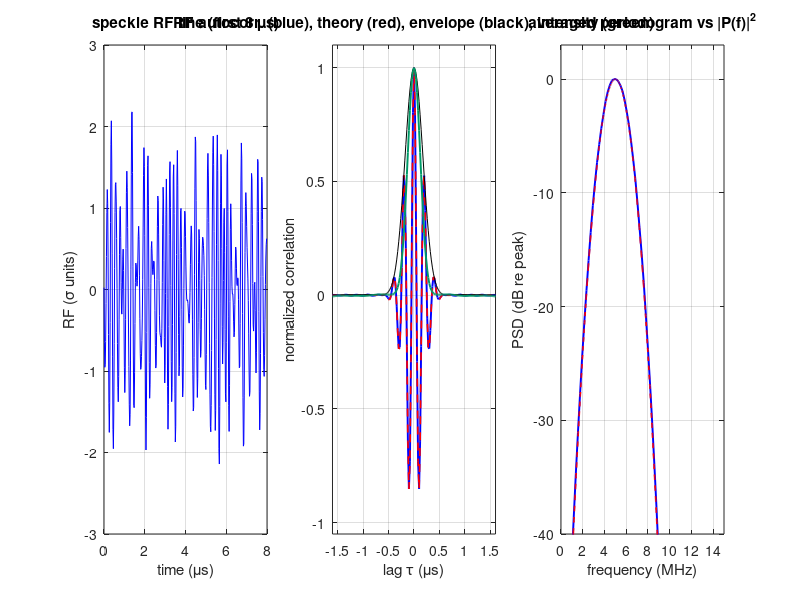

The MATLAB script that drew this image:
%% m07_speckle_autocorr_psd.m  --  Wiener-Khinchin, speckle correlation length and N_eff
% Purpose : simulate RF speckle lines as white scatterer reflectivity filtered by a
%           Gaussian pulse (f0 = 5 MHz, 60 % -6 dB bandwidth, fs = 50 MHz). Check that
%           (1) the periodogram is exactly the DFT of the biased autocorrelation
%           (Wiener-Khinchin for finite records), (2) the RF autocorrelation envelope has
%           FWHM 1.25/B and the intensity autocovariance FWHM 0.88/B, (3) the periodogram
%           does not get less noisy with a longer record, and (4) the effective number of
%           independent samples in a 5 mm window depends on the statistic: the speckle-cell
%           count T*B/1.25, the intensity mean T*B/0.94, the RF correlation coefficient
%           T*B/0.47.
% Change  : f0, frac_bw, win_mm (analysis window), rho (for the correlation estimate).
% Expect  : max |periodogram - DFT(R_biased)| ~ 1e-13 (relative); tau_FWHM*B = 1.25 (RF),
%           0.88 (intensity); axial cell 0.32 mm; periodogram std/mean ~ 1.0 for 256 and
%           4096 samples; N_eff for 5 mm = 15.6 (cells), ~21 (intensity mean, theory 20.8),
%           ~40 (rho_hat at rho = 0.9, theory 41.5), out of 325 samples.
% Base MATLAB only; runs in MATLAB R2019b+ and GNU Octave 8.
rng(1);

%% 1. Pulse spectrum and speckle lines
c0 = 1540;  fs = 50e6;  f0 = 5e6;  frac_bw = 0.6;     % m/s, Hz, Hz, -6 dB fractional bandwidth
B   = frac_bw * f0;                                   % -6 dB (amplitude) bandwidth (Hz)
sgt = sqrt(2*log(2)) / (pi*B);                        % Gaussian envelope std of the pulse (s)
Ns  = 8192;  Nl = 200;                                % samples per line, number of lines
f   = [0:Ns/2-1, -Ns/2:-1] * fs / Ns;                 % FFT frequency grid (Hz)
Pf  = exp(-2*pi^2*sgt^2*(f - f0).^2) + exp(-2*pi^2*sgt^2*(f + f0).^2);  % pulse spectrum (amplitude)
rfl = @(n) real(ifft(fft(randn(Ns, n)) .* Pf.'));     % n lines of white reflectivity * pulse (circular)
X   = rfl(Nl);  X = X / sqrt(mean(X(:).^2));          % Ns x Nl RF, unit power
fprintf('pulse sigma_t %.1f ns, B = %.2f MHz, 1/B = %.0f ns\n', 1e9*sgt, B/1e6, 1e9/B);

%% 2. Wiener-Khinchin for a finite record: periodogram = DFT of the biased autocorrelation
x   = X(1:1024, 1);  Nx = numel(x);
Rb  = zeros(2*Nx-1, 1);                               % biased R(k), k = -(Nx-1)..(Nx-1)
for k = 0:Nx-1
    Rb(Nx+k) = sum(x(1+k:Nx) .* x(1:Nx-k)) / Nx;  Rb(Nx-k) = Rb(Nx+k);
end
Lf  = 2*Nx - 1;  kk = (0:Lf-1).';
Sper = abs(fft(x, Lf)).^2 / Nx;                        % periodogram on a 2Nx-1 point grid
Swk  = real(exp(1i*2*pi*kk*(Nx-1)/Lf) .* fft(Rb));     % DFT of R(k), index shifted to k = -(Nx-1)
fprintf('max |periodogram - DFT(R_biased)| / max = %.1e\n', max(abs(Sper - Swk)) / max(Sper));

%% 3. Correlation lengths: RF envelope (1.25/B) and intensity (0.88/B)
Xf  = fft(X);  Xf(Ns/2+2:end, :) = 0;  Xf(2:Ns/2, :) = 2*Xf(2:Ns/2, :);
Z   = ifft(Xf);                                       % analytic signal (IQ at RF), Ns x Nl
Ra  = mean(ifft(abs(fft(Z, 2*Ns)).^2), 2);            % averaged complex autocorrelation (biased)
env = abs(Ra) / abs(Ra(1));                           % RF autocorrelation envelope vs lag
Ia  = abs(Z).^2;  Ia = Ia - mean(Ia(:));              % intensity fluctuation
RI  = mean(ifft(abs(fft(Ia, 2*Ns)).^2), 2);  RI = real(RI) / real(RI(1));
fwhm = @(r) 2 * interp1(r(find(r < 0.5, 1) + (-1:0)), (find(r < 0.5, 1) + (-1:0)) - 1, 0.5) / fs;  % s
tR = fwhm(env);  tI = fwhm(RI);
fprintf('RF  autocorrelation FWHM %.0f ns, x B = %.3f (theory 4*sqrt(2)*ln2/pi = %.3f)\n', 1e9*tR, tR*B, 4*sqrt(2)*log(2)/pi);
fprintf('intensity autocov.  FWHM %.0f ns, x B = %.3f (theory /sqrt(2) = %.3f)\n', 1e9*tI, tI*B, 4*log(2)/pi);
fprintf('axial speckle cell c*tau/2 = %.3f mm (RF), %.3f mm (intensity)\n', 1e3*c0*tR/2, 1e3*c0*tI/2);

%% 4. The periodogram does not converge: each bin is ~exponential, std/mean ~ 1
for Nw = [256 4096]
    P = abs(fft(X(1:Nw, :))).^2 / Nw;                  % Nw x Nl periodograms
    b = round([4.5 5 5.5] * 1e6 / fs * Nw) + 1;
    fprintf('periodogram, %4d samples: std/mean across lines at 4.5/5/5.5 MHz = %.2f %.2f %.2f\n', ...
        Nw, std(P(b, :), 0, 2) ./ mean(P(b, :), 2));
end

%% 5. Effective number of independent samples in a 5 mm window
win_mm = 5;  W = round(2*win_mm*1e-3/c0*fs);  T = W/fs;  % window: samples, duration (s)
nw = floor(Ns / W);
Iw = reshape(abs(Z(1:nw*W, :)).^2, W, []);            % intensity, one column per window
Neff_I = var(abs(Z(:)).^2) / var(mean(Iw, 1));          % sigma_I^2 / var(window mean)
rho = 0.9;  Nn = rfl(Nl);  Nn = Nn / sqrt(mean(Nn(:).^2));   % independent speckle, unit power
Y = rho*X + sqrt(1 - rho^2) * Nn;                     % second signal, correlation rho with X
Xw = reshape(X(1:nw*W, :), W, []);  Yw = reshape(Y(1:nw*W, :), W, []);
Xw = Xw - mean(Xw, 1);  Yw = Yw - mean(Yw, 1);
r  = sum(Xw .* Yw, 1) ./ sqrt(sum(Xw.^2, 1) .* sum(Yw.^2, 1));
Neff_r = ((1 - rho^2) / std(r))^2;                    % from std(rho_hat) = (1 - rho^2)/sqrt(N_eff)
fprintf('5 mm window = %d samples, T*B = %.2f\n', W, T*B);
fprintf('N_eff: speckle cells T/tau_FWHM %.1f | intensity mean %.1f (theory T/(sqrt(2pi) sigma_t) = %.1f) | rho_hat %.1f (theory 2T/(sqrt(2pi) sigma_t) = %.1f)\n', ...
    T*B/1.248, Neff_I, T/(sqrt(2*pi)*sgt), Neff_r, 2*T/(sqrt(2*pi)*sgt));
fprintf('std(rho_hat) at rho = %.1f: measured %.4f | from cells %.4f | from samples %.4f\n', ...
    rho, std(r), (1 - rho^2)/sqrt(T*B/1.248 - 1), (1 - rho^2)/sqrt(W - 1));

%% 6. Figures
figure('Position', [100 100 1100 380]);
subplot(1,3,1);
t = (0:399) / fs * 1e6;  plot(t, X(1:400, 1), 'b-'); grid on;
xlabel('time (\mus)'); ylabel('RF (\sigma units)'); title('speckle RF line (first 8 \mus)');
subplot(1,3,2);
lagk = -80:80;  lt = lagk / fs * 1e6;
Rr  = real(Ra);  Rr = Rr / Rr(1);
idx = mod(lagk, 2*Ns) + 1;
plot(lt, Rr(idx), 'b-', 'LineWidth', 1.4); hold on;
plot(lt, exp(-(lagk/fs).^2 / (4*sgt^2)) .* cos(2*pi*f0*lagk/fs), 'r--', 'LineWidth', 1.2);
plot(lt, env(idx), 'k-');  plot(lt, RI(idx), '-', 'Color', [0 0.6 0.4], 'LineWidth', 1.4);
grid on; xlim([-1.6 1.6]); ylim([-1.05 1.1]);
xlabel('lag \tau (\mus)'); ylabel('normalized correlation');
title('RF autocorr. (blue), theory (red), envelope (black), intensity (green)');
subplot(1,3,3);
Nw = 256;
Xs = reshape(X(1:Nw*floor(Ns/Nw), :), Nw, []);         % non-overlapping 256-sample segments
hw = 0.5 - 0.5*cos(2*pi*(0:Nw-1).'/Nw);                 % Hann window (written out)
Pw = mean(abs(fft(Xs .* hw)).^2, 2);  fw = (0:Nw/2) * fs / Nw;
Pth = Pf(1:Ns/2+1).^2;  fth = f(1:Ns/2+1);
plot(fw/1e6, 10*log10(Pw(1:Nw/2+1) / max(Pw)), 'b-', 'LineWidth', 1.4); hold on;
plot(fth/1e6, 10*log10(Pth / max(Pth)), 'r--', 'LineWidth', 1.2);
grid on; xlim([0 15]); ylim([-40 3]);
xlabel('frequency (MHz)'); ylabel('PSD (dB re peak)'); title('averaged periodogram vs |P(f)|^2');
